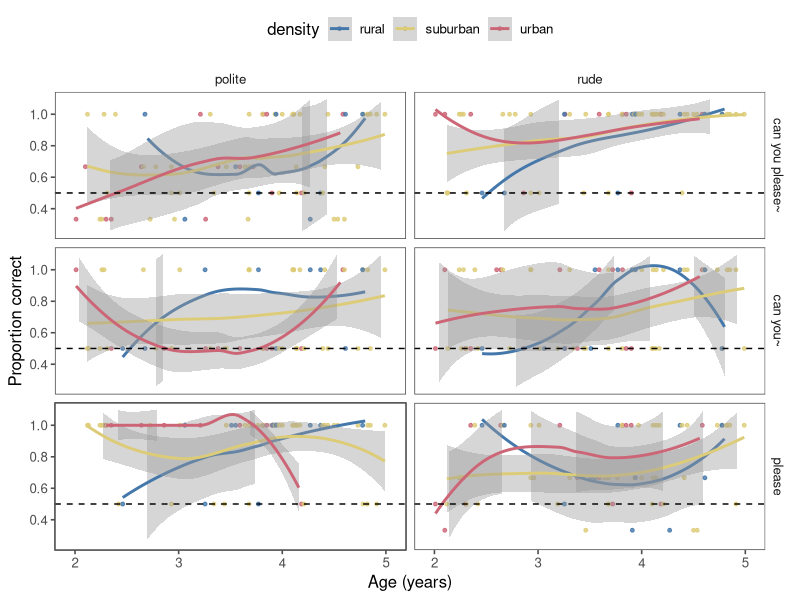
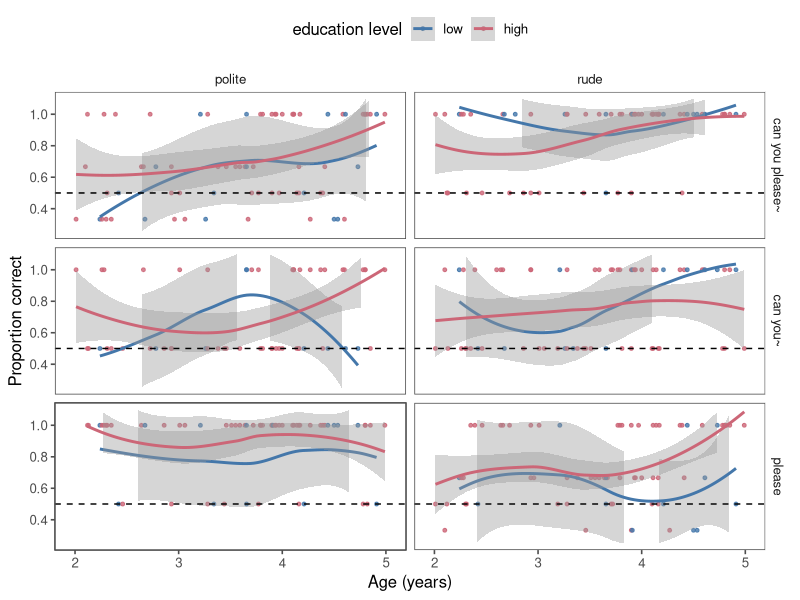
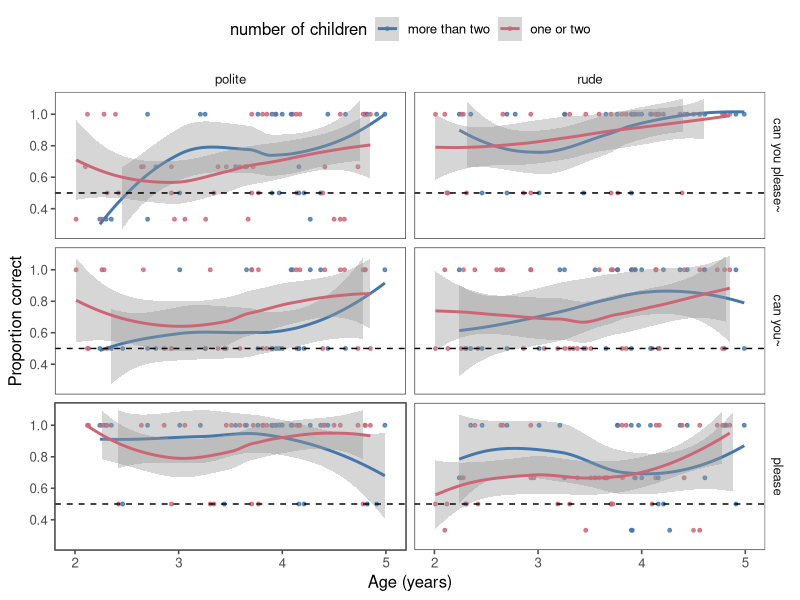
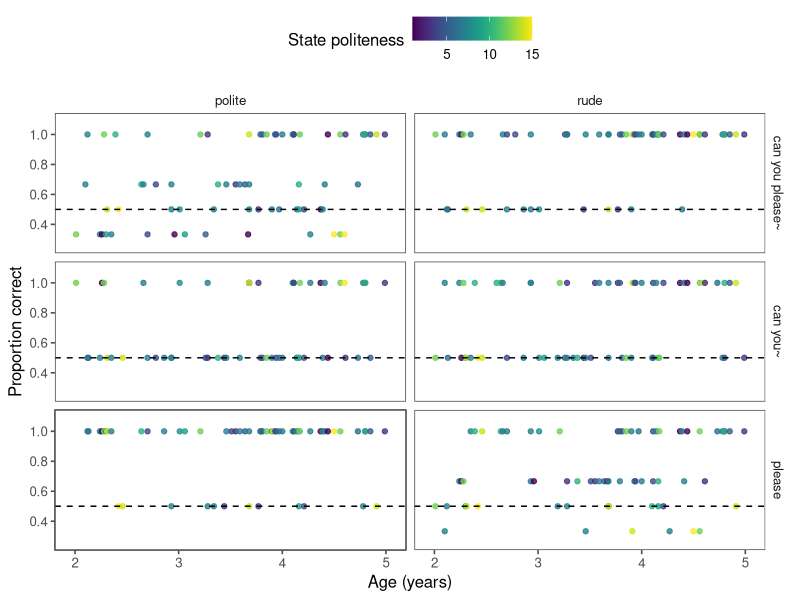
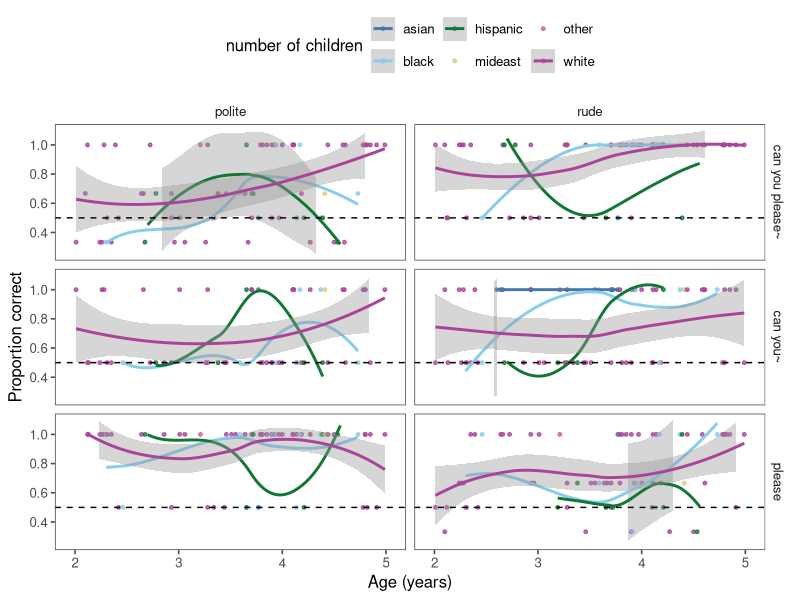

The R source for these figures, in order:
## ---- chunk 1
knitr::opts_chunk$set(echo = TRUE)
library(tidyverse); library(viridis); library(ggthemes)
## ---- chunk 2
d <- read_csv(here::here("03_analysis/data/processed_data/polcon_all_data.csv")) %>%
  mutate_if(is.character, as.factor)
## ---- chunk 3
## script to write processed log

# log <- read_csv(here::here("03_analysis/data/info/v3/lookit_demographics.csv")) %>%
#   select(contains("pk"), contains("demographics"), -pk, -demographics.pk) %>%
#   gather(child0.pk:child6.pk, key="child", value = "subid") %>%
#   select(-child) %>%
#   rename_all(funs(stringr::str_replace_all(., 'demographics.', ''))) %>%
#   select(subid, age, annual_income, country, density, education_level,
#          languages_spoken_at_home, number_of_books, number_of_children, number_of_guardians,
#          race_identification, spouse_education_level, state)
# 
# write.csv(log,here::here(paste("03_analysis/data/info/v3/lookit_demographics_processed.csv",sep="")),
#            row.names=FALSE)

log_lookit <- read_csv(here::here("03_analysis/data/info/v3/lookit_demographics_processed.csv")) %>%
  mutate(subid = as.factor(as.character(subid))) %>%
  rename(parent_age = age)

d <- d %>%
  filter(expt == "v3_lookit") %>%
  left_join(., log_lookit)
  
## ---- chunk 4
d_density <- d %>%
  group_by(age, request_type, question_type, density, subid) %>%
  summarise(correct = mean(correct, na.rm = T))

p_density <- ggplot(data=d_density %>%
                      filter(!is.na(density)),
       aes(x=age, y=correct, col=density)) +
  geom_point(size=1, position = position_dodge(width = .1), alpha=.8) +
  geom_smooth(span=1) +
  facet_grid(request_type~question_type, scales = "fixed", space = "fixed") +
  theme_few() +
  ylab("Proportion correct") +
  xlab("Age (years)") +
  scale_color_ptol() +
  geom_hline(yintercept =.5, lty=2) +
  ylim(c(.25,1.1)) +
  theme(
        legend.position="top",
        legend.box = "vertical") +
  labs(color="density")

print(p_density)
## ---- chunk 5
d_educ <- d %>%
  mutate(education_level = fct_recode(education_level,
                                      "low" = "some",
                                      "low" = "col",
                                      "low" = "assoc",
                                      "high" = "bach",
                                      "high" = "grad",
                                      "high" = "prof"
                                      )) %>% # need to check if this coding is right!
  group_by(age, request_type, question_type, education_level, subid) %>%
  summarise(correct = mean(correct, na.rm = T))

p_educ <- ggplot(data=d_educ %>%
                      filter(!is.na(education_level)),
       aes(x=age, y=correct, col=education_level)) +
  geom_point(size=1, position = position_dodge(width = .1), alpha=.8) +
  geom_smooth(span=1) +
  facet_grid(request_type~question_type, scales = "fixed", space = "fixed") +
  theme_few() +
  ylab("Proportion correct") +
  xlab("Age (years)") +
  scale_color_ptol() +
  geom_hline(yintercept =.5, lty=2) +
  ylim(c(.25,1.1)) +
  theme(
        legend.position="top",
        legend.box = "vertical") +
  labs(color="education level")

print(p_educ)
## ---- chunk 6
d_child <- d %>%
  mutate(nchild = case_when(
    number_of_children < 3 ~ "one or two",
    TRUE ~ "more than two")) %>% # need to check if this coding is right!
  group_by(age, request_type, question_type, nchild, subid) %>%
  summarise(correct = mean(correct, na.rm = T))

p_child <- ggplot(data=d_child %>%
                      filter(!is.na(nchild)),
       aes(x=age, y=correct, col=nchild)) +
  geom_point(size=1, position = position_dodge(width = .1), alpha=.8) +
  geom_smooth(span=1) +
  facet_grid(request_type~question_type, scales = "fixed", space = "fixed") +
  theme_few() +
  ylab("Proportion correct") +
  xlab("Age (years)") +
  scale_color_ptol() +
  geom_hline(yintercept =.5, lty=2) +
  ylim(c(.25,1.1)) +
  theme(
        legend.position="top",
        legend.box = "vertical") +
  labs(color="number of children")

print(p_child)
## ---- chunk 7
# no empirical test of state politeness, just based on https://www.inc.com/bill-murphy-jr/50-us-states-ranked-in-ascending-order-of-politeness-according-to-canadian-research.html
d_state <- d %>%
  mutate(state_polite = case_when(
   state == "TN" ~ "1",
state == "UT" ~ "1",
state == "MS" ~ "2",
state == "NH" ~ "2",
state == "WV" ~ "3",
state == "NJ" ~ "3",
state == "IL" ~ "3",
state == "DE" ~ "3",
state == "NY" ~ "4",
state == "NE" ~ "4",
state == "AZ" ~ "4",
state == "SD" ~ "5",
state == "NM" ~ "5",
state == "VT" ~ "5",
state == "PA" ~ "5",
state == "MT" ~ "5",
state == "IN" ~ "5",
state == "LA" ~ "5",
state == "ID" ~ "5",
state == "MI" ~ "6",
state == "ME" ~ "6",
state == "VA" ~ "6",
state == "KY" ~ "6",
state == "CT" ~ "7",
state == "MO" ~ "7",
state == "FL" ~ "7",
state == "HI" ~ "7",
state == "AK" ~ "7",
state == "CA" ~ "7",
state == "CT" ~ "7",
state == "SA" ~ "7",
state == "SC" ~ "7",
state == "OR" ~ "7",
state == "MD" ~ "7",
state == "AR" ~ "7",
state == "IA" ~ "7",
state == "NV" ~ "8",
state == "ND" ~ "8",
state == "KS" ~ "9",
state == "WY" ~ "9",
state == "GA" ~ "9",
state == "WA" ~ "9",
state == "CO" ~ "10",
state == "TX" ~ "10",
state == "MN" ~ "10",
state == "NC" ~ "10",
state == "WI" ~ "11",
state == "MA" ~ "12",
state == "RI" ~ "13",
state == "OH" ~ "14",
state == "AL" ~ "15",
state == "OK" ~ "16"
  )) %>%
  mutate(state_polite = as.numeric(state_polite)) %>%
  group_by(age, request_type, question_type, state_polite, subid) %>%
  summarise(correct = mean(correct, na.rm = T))

p_state <- ggplot(data=d_state %>%
                      filter(!is.na(state_polite)),
       aes(x=age, y=correct, col=state_polite)) +
  geom_point(size=1.5, position = position_dodge(width = .1), alpha=.8) +
  facet_grid(request_type~question_type, scales = "fixed", space = "fixed") +
  theme_few() +
  ylab("Proportion correct") +
  xlab("Age (years)") +
  # scale_color_ptol() +
  scale_color_viridis() +  
  geom_hline(yintercept =.5, lty=2) +
  ylim(c(.25,1.1)) +
  theme(
        legend.position="top",
        legend.box = "vertical") +
  labs(color="State politeness")

print(p_state)
## ---- chunk 8
d_race <- d %>%
  mutate(race = case_when(
    grepl("hisp", race_identification) ~ "hispanic",
    grepl("black", race_identification) ~ "black",
    grepl("mideast", race_identification) ~ "mideast",
    grepl("asian", race_identification) ~ "asian",
    grepl("other", race_identification) ~ "other",
    grepl("white", race_identification) ~ "white"
    )) %>% 
  group_by(age, request_type, question_type, race, subid) %>%
  summarise(correct = mean(correct, na.rm = T))

p_race <- ggplot(data=d_race %>%
                      filter(!is.na(race)),
       aes(x=age, y=correct, col=race)) +
  geom_point(size=1, position = position_dodge(width = .1), alpha=.8) +
  geom_smooth(span=1) +
  facet_grid(request_type~question_type, scales = "fixed", space = "fixed") +
  theme_few() +
  ylab("Proportion correct") +
  xlab("Age (years)") +
  scale_color_ptol() +
  geom_hline(yintercept =.5, lty=2) +
  ylim(c(.25,1.1)) +
  theme(
        legend.position="top",
        legend.box = "vertical") +
  labs(color="number of children")

print(p_race)
